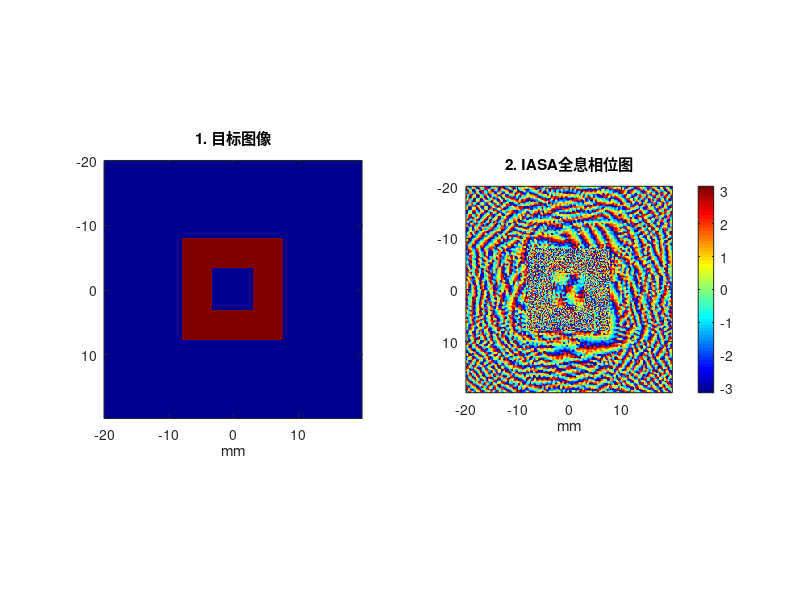
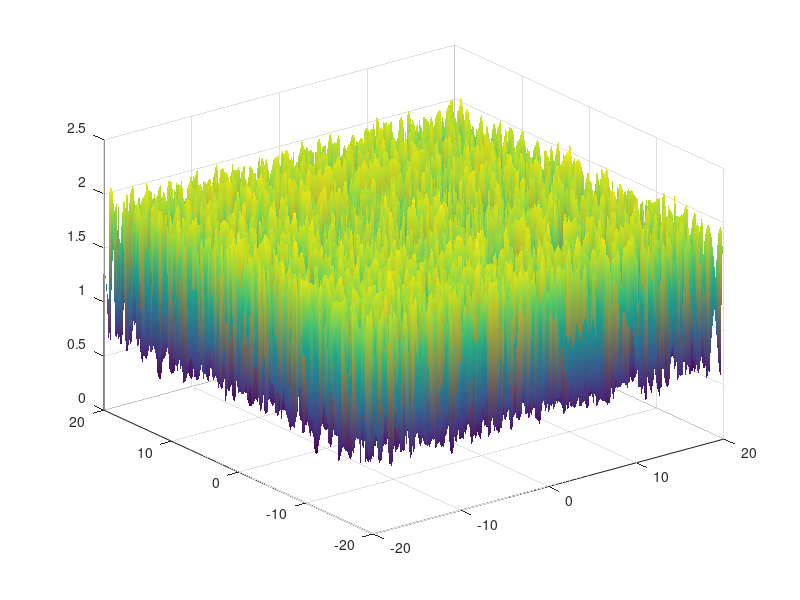

The MATLAB source for these figures, in order: (Note: this script raises an error after producing the figures.)
clearvars; close all; clc;

%% 网格及参数设定
Nx = 256; 
Lx = 40e-3;
Ny = Nx; Ly = Lx;
System_Offset = 2.03e-3;
z_target_dist = 30e-3; % 目标距离
z_target_dist = z_target_dist+System_Offset;

f0 = 2.28e6;
c_water = 1480; 
c_board = 2430;
density_water = 997;
density_board = 1100;


lambda_water = c_water / f0;

dx = Lx / Nx; 
dy = dx; 
dz = dx; 

Nz =384;      
Lz = Nz * dz;
x = (-Nx/2 : Nx/2-1) * dx;

fprintf('网格尺寸: %d x %d x %d, dx=%.4f mm\n', Nx, Ny, Nz, dx*1e3);
%% 目标定义
imag_target = zeros(Nx, Ny);
outer_size = 100; % 外框大小
inner_size = 40;  % 内孔大小

cx = round(Nx/2);
cy = round(Ny/2);

r_out = round(outer_size/2);
r_in  = round(inner_size/2);

imag_target(cx-r_out : cx+r_out, cy-r_out : cy+r_out) = 1; 
imag_target(cx-r_in  : cx+r_in,  cy-r_in  : cy+r_in)  = 0;
%% IASA 迭代
%算子定义
k_water = 2 * pi / lambda_water; 
dk = 2 * pi / Lx;
kx = (-Nx/2 : Nx/2-1) * dk;
[Kx, Ky] = meshgrid(kx, kx);
Kz_sq = k_water^2 - Kx.^2 - Ky.^2;
Kz_sq(Kz_sq < 0) = 0;

H_forward = exp(1i * sqrt(Kz_sq) * z_target_dist); 
H_backward = exp(-1i * sqrt(Kz_sq) * z_target_dist); 

% 初始相位
rng(9426);
board_phase = exp(1i * rand(Nx, Nx) * 2 * pi);
%board_phase = exp(1i * ones(Nx, Nx)*2 * pi);
epoch = 100;
current_weight = imag_target*2; 
mask_signal = (imag_target == 1); % 信号区
mask_bg = (imag_target == 0);% 背景区域掩膜
alpha = 1.5;
%开始迭代
fprintf('运行 IASA...\n');
for i = 1:epoch
    % Forward
    FFT_board = fftshift(fft2(ifftshift(board_phase)));
    target_field = fftshift(ifft2(ifftshift(FFT_board .* H_forward)));
    
    rec_amp = abs(target_field);
    % 归一化 (每一轮都重新归一化，模拟能量饱和)
    rec_amp = rec_amp / max(rec_amp(:));
    
    % === 通用权重更新逻辑 ===
    if i > 5
        weak_spots = mask_signal & (rec_amp < 0.8);
        
        % 对弱点进行"惩罚性"增强 (权重猛增)
        % 正常的点 (0.8~1.0) 保持温和调整
        step = 0.5 * ones(Nx, Ny);
        step(weak_spots) = 2.0; % 对弱点下猛药
        
        error = imag_target - rec_amp;
        current_weight(mask_signal) = current_weight(mask_signal) + step(mask_signal) .* error(mask_signal);
        
        % 2. 背景区策略：绝对压制
        % 强制背景区权重为0 (或者极小值)，提高对比度
        current_weight(mask_bg) = 0;
        
        % 物理约束
        current_weight(current_weight < 0) = 0;
    end
    
    % Constraint
    target_constrained = current_weight .* exp(1i * angle(target_field));
    
    % Backward
    FFT_target = fftshift(fft2(ifftshift(target_constrained)));
    board_field = fftshift(ifft2(ifftshift(FFT_target .* H_backward)));
    
    % Source Constraint
    board_phase = exp(1i * angle(board_field));
end
holo_phase = angle(board_phase);

figure(1);
subplot(1,2,1); imagesc(x*1e3, x*1e3,imag_target); axis image; colormap gray;
title('1. 目标图像'); xlabel('mm');
subplot(1,2,2); imagesc(x*1e3, x*1e3, holo_phase); axis image; colormap jet;
title('2. IASA全息相位图'); xlabel('mm'); colorbar;

%% 相位转厚度
k_board = 2 * pi * f0 / c_board;
k_diff = k_water - k_board; 
phase_unwrapped = holo_phase + pi; 
%% 构建厚度
thickness_map = phase_unwrapped / k_diff;
thickness_map = imgaussfilt(thickness_map, 0.4);
min_base = 3 * dx; 
thickness_map = thickness_map + min_base;

figure(2);
surf(x*1e3, x*1e3, thickness_map*1e3); 
shading interp; colormap parula; colorbar;
title('透镜厚度分布 (mm)'); 
xlabel('x (mm)'); ylabel('y (mm)'); zlabel('Height (mm)');
%% k-Wave 介质建模
%定义声速和密度
kgrid = kWaveGrid(Nx, dx, Ny, dy, Nz, dz);
medium.sound_speed = c_water * ones(Nx, Ny, Nz);
medium.density = density_water * ones(Nx, Ny, Nz);
pml_size = 10;
source_z_idx = pml_size + 5;

%% 厚度构建-正向构建
thickest = max(thickness_map(:));
z_board_stat_idx = source_z_idx + 1; 
net_num_board = round(thickness_map / dz);
fprintf('构建透镜...\n');
for i = 1:Nx
    for j = 1:Ny
        n_layers = net_num_board(i, j);
        if n_layers > 0
            % 反向生长
            z_start = z_board_stat_idx;
            z_end = z_board_stat_idx + n_layers-1;
            
            medium.sound_speed(i, j, z_start:z_end) = c_board;
            medium.density(i, j, z_start:z_end) = density_board;
        end
    end
end

%% 时间
cfl = 0.3;
t_end = (Lz * 1.5) / c_water; 
kgrid.makeTime(medium.sound_speed, cfl, t_end); 

%% 声源定义
source.p_mask = zeros(Nx, Ny, Nz);
source.p_mask(:, :, source_z_idx) = 1; 
source.p = sin(2 * pi * f0 * kgrid.t_array);
source.p_mode = 'dirichlet';

%% sensor
sensor.mask = zeros(Nx, Ny, Nz);
% z_target_idx = z_board_stat_idx + round(thickest / dz ) + round(z_target_dist / dz);
% if z_target_idx > Nz
%     error('网格 Z 轴太短，请增加 Lz');
% end
% sensor.mask(:, :, z_target_idx) = 1;
% sensor.record = {'p_max'}; 

%多sensordebug
z_board_exit_idx = z_board_stat_idx + round(thickest/dz) + 1;
z_target_idx = z_board_exit_idx + round(z_target_dist / dz);

%计算目标扫描范围 (前后 6mm)
z_target_center_idx = z_board_exit_idx + round(z_target_dist / dz);
scan_range_idx = round(6e-3 / dz);
z_scan_start = z_target_center_idx - scan_range_idx;
z_scan_end = z_target_center_idx + scan_range_idx;

% 安全检查
if z_scan_end > Nz - pml_size
    warning('扫描范围超出网格，已自动截断');
    z_scan_end = Nz - pml_size;
end

% [Sensor 1] 出口平面 (用于相位对比)
sensor.mask(:, :, z_board_exit_idx) = 1;

% [Sensor 2] 目标体积扫描
sensor.mask(:, :, z_scan_start:z_scan_end) = 1;

sensor.record = {'p'};
t_period = 1/f0;
sensor.record_start_index = kgrid.Nt - round(3 * t_period / kgrid.dt);

fprintf('Sensor 配置:\n  - 出口校验面 Z: %d\n  - 目标扫描 Z: %d -> %d\n', ...
    z_board_exit_idx, z_scan_start, z_scan_end);
%% 仿真
% 参数
input_args = {
    'PMLInside', true, ...
    'PMLSize', 10, ...
    'PlotPML', false, ...
    'PlotSim', false, ...
    'DataCast', 'gpuArray-single' 
};

try
    sensor_data = kspaceFirstOrder3D(kgrid, medium, source, sensor, input_args{:});
catch
    disp('GPU 失败，切换 CPU...');
    input_args = input_args(1:end-2);
    sensor_data = kspaceFirstOrder3D(kgrid, medium, source, sensor, input_args{:});
end

% %% [修改] 结果分析与可视化 (FFT处理 + Z-Scan + 相位验证)
% if isfield(sensor_data, 'p')
%     fprintf('仿真完成，开始后处理...\n');
% 
%     % 1. 提取复振幅 (FFT)
%     p_raw = gather(sensor_data.p); 
%     [~, Nt_rec] = size(p_raw);
%     % 计算基频分量
%     p_fft = fft(p_raw, [], 2);
%     [~, f_idx] = min(abs( (0:Nt_rec-1)/Nt_rec/kgrid.dt - f0 ));
%     p_complex = p_fft(:, f_idx);
% 
%     % 2. 还原 3D 场数据
%     p_field_3d = zeros(Nx, Ny, Nz);
%     mask_indices = find(sensor.mask);
%     p_field_3d(mask_indices) = p_complex;
% 
%     % === 验证一：出口相位校验 ===
%     sim_exit_complex = p_field_3d(:, :, z_board_exit_idx);
%     sim_exit_phase = angle(sim_exit_complex);
%     % 归一化相位以进行纹理对比 (去除活塞相位差)
%     sim_exit_phase_norm = angle(exp(1i * (sim_exit_phase - mean(sim_exit_phase(:)))));
%     holo_phase_norm = angle(exp(1i * (holo_phase - mean(holo_phase(:)))));
% 
%     figure(5); clf;
%     subplot(1,2,1); imagesc(holo_phase_norm); axis image; colormap jet; 
%     title('设计相位 (IASA)');
%     subplot(1,2,2); imagesc(sim_exit_phase_norm); axis image; colormap jet; 
%     title('仿真出口相位 (Check)');
%     sgtitle('透镜构建质量校验');
% 
%     % === 验证二：Z-Scan 寻找最佳聚焦 ===
%     % 提取扫描区域的强度体积
% scan_vol = abs(p_field_3d(:, :, z_scan_start:z_scan_end));
%     [~, ~, n_slices] = size(scan_vol);
% 
%     % 准备掩膜 (Mask)
%     % imag_target 是我们设计的目标(口字)，0和1
%     mask_signal = (imag_target > 0.5); % 目标区域 (口字的边框)
%     mask_bg = (imag_target < 0.5);     % 背景区域 (中间空心 + 外部)
% 
%     contrast_curve = zeros(1, n_slices);
%     avg_signal_curve = zeros(1, n_slices);
%     avg_bg_curve = zeros(1, n_slices);
% 
%     % 逐层计算您的"自定义指标"
%     for k = 1:n_slices
%         slice_img = scan_vol(:, :, k);
% 
%         % 计算区域平均声强
%         avg_signal = mean(slice_img(mask_signal)); % 目标区域平均
%         avg_bg = mean(slice_img(mask_bg));         % 背景区域平均
% 
%         % === 您的核心算法 ===
%         % 评分 = 目标越亮越好 + 背景越暗越好
%         % 数学上等同于：最大化 (信号平均 - 背景平均)
%         contrast_curve(k) = avg_signal - avg_bg;
% 
%         % 记录中间变量以便绘图分析
%         avg_signal_curve(k) = avg_signal;
%         avg_bg_curve(k) = avg_bg;
%     end
% 
%     % 绘制分析曲线
%     z_axis_scan = ((z_scan_start:z_scan_end) - z_board_exit_idx) * dz * 1e3;
% 
%     figure(6); clf;
%     yyaxis left;
%     plot(z_axis_scan, contrast_curve, 'b-o', 'LineWidth', 2);
%     ylabel('聚焦评分 (Contrast Score)');
%     xlabel('距离透镜出口 (mm)');
% 
%     yyaxis right;
%     plot(z_axis_scan, avg_signal_curve, 'r--', 'LineWidth', 1);
%     hold on;
%     plot(z_axis_scan, avg_bg_curve, 'k:', 'LineWidth', 1);
%     ylabel('平均声强 (Abs)');
%     legend('聚焦评分 (Signal-BG)', '目标区平均 (Signal)', '背景区平均 (BG)');
%     grid on;
%     title('Z-Scan 智能聚焦分析 (基于区域对比度)');
% 
%     % 找到评分最高的焦面
%     [~, max_idx] = max(contrast_curve);
%     best_z_idx = z_scan_start + max_idx - 1;
%     best_z_mm = z_axis_scan(max_idx);
% 
%     fprintf('>>> 最佳焦面位置: %.2f mm (基于最大对比度)\n', best_z_mm);
%     fprintf('    该平面目标区强度: %.4f, 背景区强度: %.4f\n', ...
%         avg_signal_curve(max_idx), avg_bg_curve(max_idx));
% 
%     % === 最终成像结果 ===
%     best_img = abs(p_field_3d(:, :, best_z_idx));
% 
%     max_intensity = max(best_img(:));
%     fprintf('>>> 聚焦平面最大声强: %.2f (预期应该很高)\n', max_intensity);
% 
%     figure(4); clf;
%     imagesc(kgrid.y_vec*1e3, kgrid.x_vec*1e3, best_img);
%     axis image; colormap jet; 
%     title(['最佳对比度平面 @ Z=' num2str(best_z_mm, '%.2f') 'mm']);
%     xlabel('y (mm)'); ylabel('x (mm)');
% 
%     % 切除底噪显示
%     best_img_norm = best_img / max(best_img(:));
%     figure(7); clf;
%     imagesc(kgrid.y_vec*1e3, kgrid.x_vec*1e3, best_img_norm);
%     axis image; colormap jet; 
%     clim([0.1, 1]); 
%     title('去除底噪后的最佳重建');
%     xlabel('y (mm)'); ylabel('x (mm)');
% end

%% [修改] 结果分析与可视化 (FFT处理 + Z-Scan + 相位严格对齐 + 固化模拟)
if isfield(sensor_data, 'p')
    fprintf('仿真完成，开始后处理...\n');
    
    % --- 1. 提取复振幅 (FFT) ---
    p_raw = gather(sensor_data.p); 
    [~, Nt_rec] = size(p_raw);
    % 计算基频分量
    p_fft = fft(p_raw, [], 2);
    [~, f_idx] = min(abs( (0:Nt_rec-1)/Nt_rec/kgrid.dt - f0 ));
    p_complex = p_fft(:, f_idx);
    
    % --- 2. 还原 3D 场数据 ---
    p_field_3d = zeros(Nx, Ny, Nz);
    mask_indices = find(sensor.mask);
    p_field_3d(mask_indices) = p_complex;
    
    % --- 3. 验证一：出口相位校验 (严格对齐版) ---
    sim_exit_complex = p_field_3d(:, :, z_board_exit_idx);
    sim_exit_phase_raw = angle(sim_exit_complex);
    
    % [核心修改] 复数域相位对齐 (彻底解决色差问题)
    % 计算 (仿真 / 设计) 的平均复数因子，提取全局相位差
    complex_diff = exp(1i * sim_exit_phase_raw) ./ exp(1i * holo_phase);
    global_phase_offset = angle(mean(complex_diff(:)));
    
    % 反向旋转仿真相位，使其与设计相位重合
    sim_exit_phase_aligned = angle(exp(1i * (sim_exit_phase_raw - global_phase_offset)));
    
    figure(5); clf;
    set(gcf, 'Position', [100, 100, 1000, 400]);
    
    subplot(1,3,1); 
    imagesc(holo_phase); axis image; colormap hsv; % [修改] 使用 HSV 循环色
    clim([-pi, pi]); colorbar;
    title('1. 设计相位 (IASA)');
    
    subplot(1,3,2); 
    imagesc(sim_exit_phase_aligned); axis image; colormap hsv; 
    clim([-pi, pi]); colorbar; % 锁定范围，确保颜色一致
    title('2. 仿真出口相位 (已对齐)');
    
    subplot(1,3,3);
    % 计算残差图 (越黑越好)
    phase_error = angle(exp(1i * (sim_exit_phase_aligned - holo_phase)));
    imagesc(abs(phase_error)); axis image; colormap gray;
    clim([0, 1]); colorbar;
    title('3. 差异残差 (黑=完美)');
    sgtitle('透镜构建质量校验 (相位)');
    
    % --- 4. 验证二：Z-Scan 寻找最佳聚焦 (区域对比度法) ---
    scan_vol = abs(p_field_3d(:, :, z_scan_start:z_scan_end));
    [~, ~, n_slices] = size(scan_vol);
    
    % 准备掩膜 (Mask)
    mask_signal = (imag_target > 0.5); % 目标区域
    mask_bg = (imag_target < 0.5);     % 背景区域
    
    contrast_curve = zeros(1, n_slices);
    avg_signal_curve = zeros(1, n_slices);
    avg_bg_curve = zeros(1, n_slices);
    
    for k = 1:n_slices
        slice_img = scan_vol(:, :, k);
        avg_signal = mean(slice_img(mask_signal)); 
        avg_bg = mean(slice_img(mask_bg));       
        
        % 评分 = 信号平均 - 背景平均
        contrast_curve(k) = avg_signal - avg_bg;
        avg_signal_curve(k) = avg_signal;
        avg_bg_curve(k) = avg_bg;
    end
    
    % 绘制分析曲线
    z_axis_scan = ((z_scan_start:z_scan_end) - z_board_exit_idx) * dz * 1e3;
    
    figure(6); clf;
    yyaxis left;
    plot(z_axis_scan, contrast_curve, 'b-o', 'LineWidth', 2);
    ylabel('聚焦评分 (Contrast Score)');
    xlabel('距离透镜出口 (mm)');
    
    yyaxis right;
    plot(z_axis_scan, avg_signal_curve, 'r--', 'LineWidth', 1);
    hold on;
    plot(z_axis_scan, avg_bg_curve, 'k:', 'LineWidth', 1);
    ylabel('平均声强 (Abs)');
    legend('聚焦评分', '目标区强度', '背景区强度');
    grid on;
    title('Z-Scan 智能聚焦分析');
    
    % 找到评分最高的焦面
    [~, max_idx] = max(contrast_curve);
    best_z_idx = z_scan_start + max_idx - 1;
    best_z_mm = z_axis_scan(max_idx);
    
    fprintf('>>> 最佳焦面位置: %.2f mm\n', best_z_mm);
    
    % --- 5. 最终成像与打印模拟 ---
    best_img = abs(p_field_3d(:, :, best_z_idx));
    max_intensity = max(best_img(:));
    
    % 归一化
    best_img_norm = best_img / max_intensity;
    
    figure(4); clf;
    set(gcf, 'Position', [100, 100, 1000, 400]);
    
    % (1) 声强热图
    subplot(1,2,1);
    imagesc(kgrid.y_vec*1e3, kgrid.x_vec*1e3, best_img_norm);
    axis image; colormap jet; colorbar;
    clim([0, 1]);
    title(['最佳焦面声强 @ Z=' num2str(best_z_mm, '%.2f') 'mm']);
    xlabel('y (mm)'); ylabel('x (mm)');
    
    % (2) [新增] 固化模拟 (Thresholding)
    % 假设阈值为 0.5 (可根据需要调整)
    Print_Threshold = 0.5; 
    cured_simulation = best_img_norm > Print_Threshold;
    
    subplot(1,2,2);
    imagesc(kgrid.y_vec*1e3, kgrid.x_vec*1e3, cured_simulation);
    axis image; colormap jet; 
    title(['打印固化模拟 (阈值=' num2str(Print_Threshold) ')']);
    xlabel('y (mm)'); ylabel('x (mm)');
    
    % --- 6. [新增] 剖面线检查 (Flat-Top Check) ---
    % 检查中心横截面，看是否平顶
    center_row = round(Nx/2);
    profile_line = best_img_norm(center_row, :);
    
    figure(8); clf;
    plot(kgrid.y_vec*1e3, profile_line, 'LineWidth', 2);
    hold on;
    yline(Print_Threshold, 'r--', '固化阈值', 'LineWidth', 1.5);
    grid on;
    ylim([0, 1.1]);
    xlabel('Y 位置 (mm)'); ylabel('归一化声强');
    title('中心剖面线 (检查平顶度)');
    legend('声强分布', '阈值线');
end
